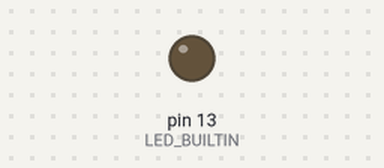
A sketch run on a simulated Arduino Uno, built with avr-gcc and run on an emulated ATmega328P. Parts: output pins drawn as LEDs (lit = HIGH).

Above: at 0.12 s.
At 7.3 s:
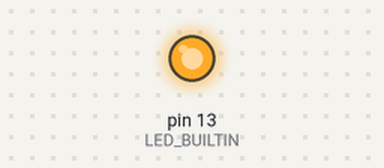
Timing chart, 0 to 13.0 s (numbered marks = the images above):
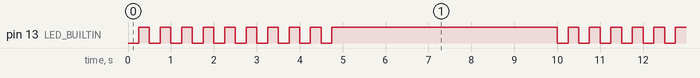

The sketch:

CL_Delay_Class_Blink.ino
```cpp
// exemple de blink dans un delay non bloquant avec une injection de dépendance

// Event sert de clef d'entrée, elle doit rester telle quelle, c'est cette classe
// qui normalise la dépendance de Delay
// Delay est la classe qui execute l'objet hérité de Event le temps indiqué. c'est
// dans Delay qu'on injecte notre objet hérité de Event et qui contient le code injecté
// Blink est la classe "métier", vous pouvez vous en inspirer pour créer un
// code qui sera executé par Delay. le nom de classe "Blink" peut être changé.


// la classe Event est "abstraite" (vitual et =0) c'est elle qui sert de
// prototype à la classe qui contient le code à exécuter. elle permet de
// normaliser la dépendance
class Event {
  public:
    virtual void doEvent() = 0;
};

// la classe Delay a la responsabilité de lancer la fonction doEvent
// tant qu'elle le peut (et on instancie immédiatement l'objet "pause")
class Delay {
  public:
    void delay(unsigned long const tempo, Event & act) {
      unsigned long const before = millis();
      do {
        act.doEvent();
      } while ((unsigned long)(millis() - before) < tempo );
    }
} pause;// <- ici on instancie l'objet "pause" en même temps qu'on décrit la classe

// la classe Blink hérite de Event et c'est donc elle qui sera exécuté par
// l'instance "pause" de la classe Delay. elle contient la dépendance "doEvent()"
class Blink: public Event {
  private:
    unsigned long const tempo;

  public:
    Blink(unsigned long const tempo_): tempo(tempo_) {
      // on en profite pour initialiser le mode de la pin de la led embarqué
      pinMode(LED_BUILTIN, OUTPUT);
    }

    // le code exécuté par doEvent() sera répété tout le temps de la pause,
    // veillez donc a faire en sorte qu'il soit court à l'exécution car cela
    // influt sur la précision de durée de la pause
    void doEvent() {
      // bidouille rapide pour faire clignoter la led embarqué
      digitalWrite(LED_BUILTIN, (unsigned long)(millis() / tempo) % 2);
    }
};

// instanciation de la classe Blink dans l'objet blinkEvent avec 250
// comme parametre de clignotement
Blink blinkEvent(250);

void setup() {
  // vide: l'initialisation de la led émbarqué se fait dans le constructeur
  // de Blink
}

void loop() {
  // pause de cinq seconde avec un clignotetment actif
  pause.delay(5000, blinkEvent);
  // pause de cinq seconde sans clignotement possible : la led reste
  // dans l'état où elle est
  delay(5000);
  // on peut appeler l'objet Blink en dehors de Delay n'importe quand
  // sans perturber le fonctionnement du reste du programme car le contenu
  // d'un objet est isolé du reste du programme
  blinkEvent.doEvent();
}
```

Measured:
- by itself, pin 13 (LED_BUILTIN): repeats every 10.0 s: 8 × (LOW 0.25 s, HIGH 0.25 s), LOW 0.25 s, HIGH 5.3 s, LOW 0.25 s, HIGH 0.25 s
- by itself, everything shown: repeats every 10.0 s, in 20 steps
